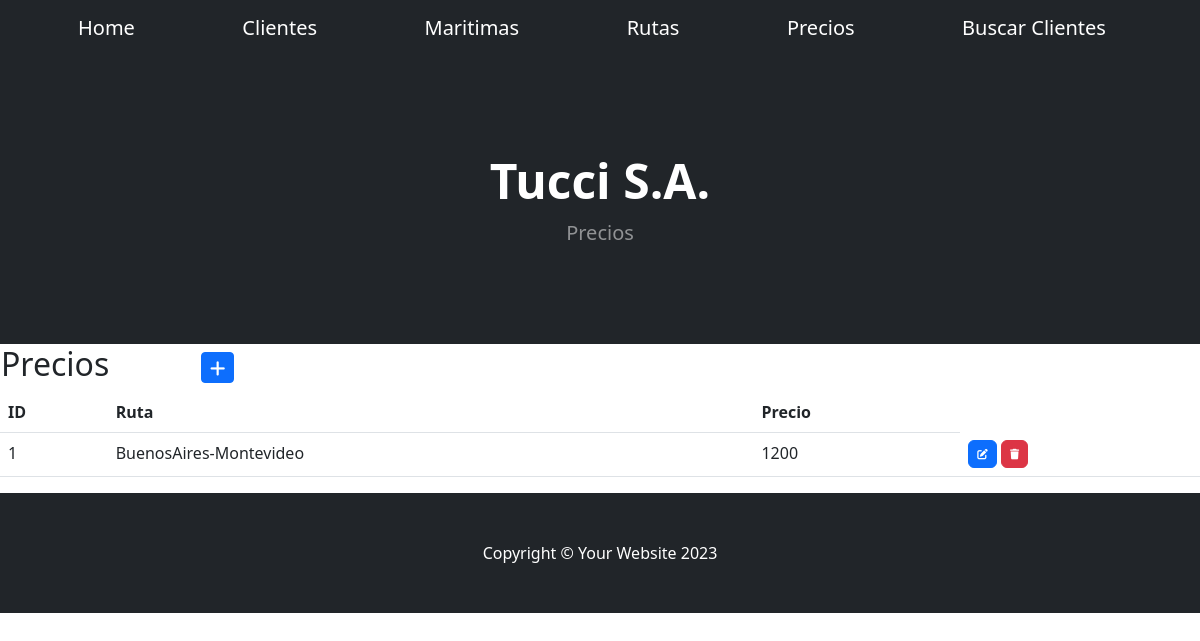
The app's page /aplicacion/precios/, older data.
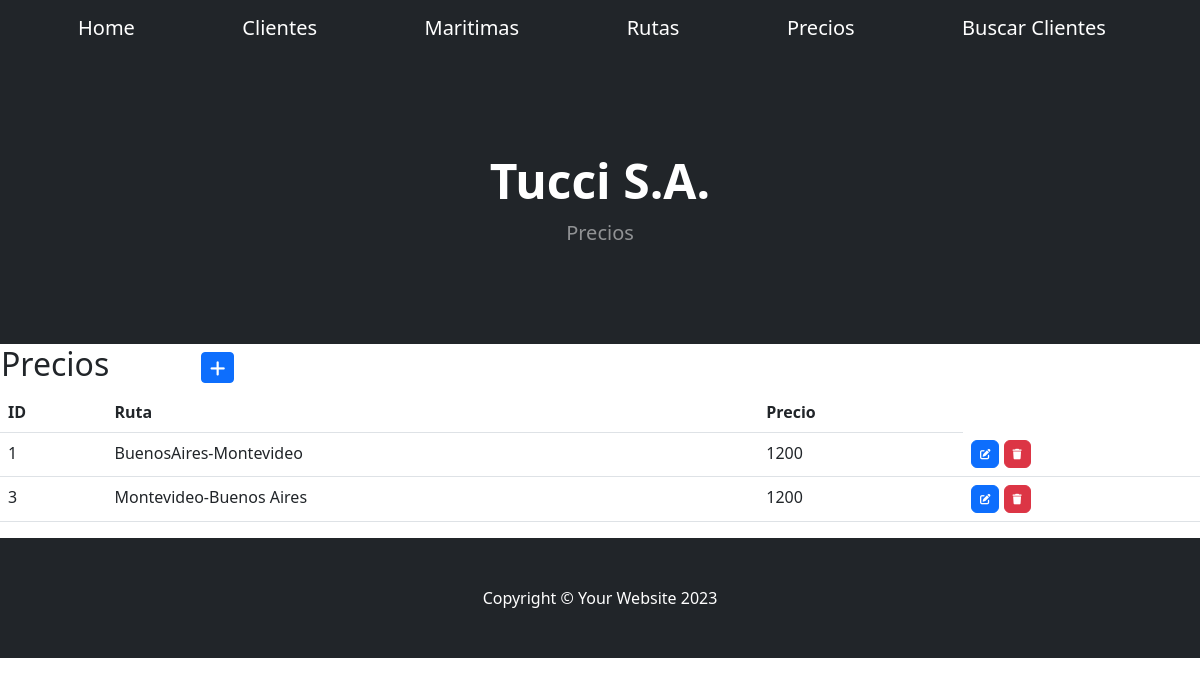
The same page, newer data.
### aplicacion/models.py (models this page shows, shortened)
class Precios(models.Model):
    ruta = models.CharField(max_length = 80)
    precio=models.IntegerField()
    class Meta:
        verbose_name = "Precio"
        verbose_name_plural = "Precios"

### aplicacion/views.py (the view)
# urls.py: path('precios/', PreciosList.as_view(), name="precios"),
class PreciosList(ListView):
    model = Precios

### aplicacion/templates/aplicacion/precios_list.html (shortened to what this page needs)
{% extends 'aplicacion/home.html' %}
{% block titulo %}
<h1 class="display-5 fw-bolder text-white mb-2">Tucci S.A.</h1>
<p class="lead text-white-50 mb-4">Precios</p>
{% endblock titulo %}
{% block contenido %}
<table>
    <tr>
        <td width="200"><h2>Precios</h2></td>
        <td>
            <a
            href="{% url 'precio_create' %}"
            class="btn btn-primary btn-sm"
            >
            </a>
        </td>
    </tr>
</table>
    <table class="table table-stripped">
        <thead>
            <tr>
                <th>ID</th>
                <th>Ruta</th>
                <th>Precio</th>
            </tr>
        </thead>
        <tbody>
    {% for p in precios_list %}
            <tr>
                <td>{{ p.id }}</td>
                <td>{{ p.ruta }}</td>
                <td>{{ p.precio }}</td>
                <td>
                    <a
                      href="{% url 'precio_update' p.id %}"
                      class="btn btn-primary"
                      style="--bs-btn-padding-y: .25rem; --bs-btn-padding-x: .5rem; --bs-btn-font-size: .75rem;"
                      >
                    </a>
                    <a
                      href="{% url 'precio_delete' p.id %}"
                      class="btn btn-danger"
                      style="--bs-btn-padding-y: .25rem; --bs-btn-padding-x: .5rem; --bs-btn-font-size: .75rem;"
                      >
                    </a>
                  </td>
            </tr>
    {% endfor %}
        </tbody>
    </table>
{% endblock contenido %}

Row changes from the older to the newer data that the page shows:
added Precios: id "3", ruta "Montevideo-Buenos Aires", precio "1200"
